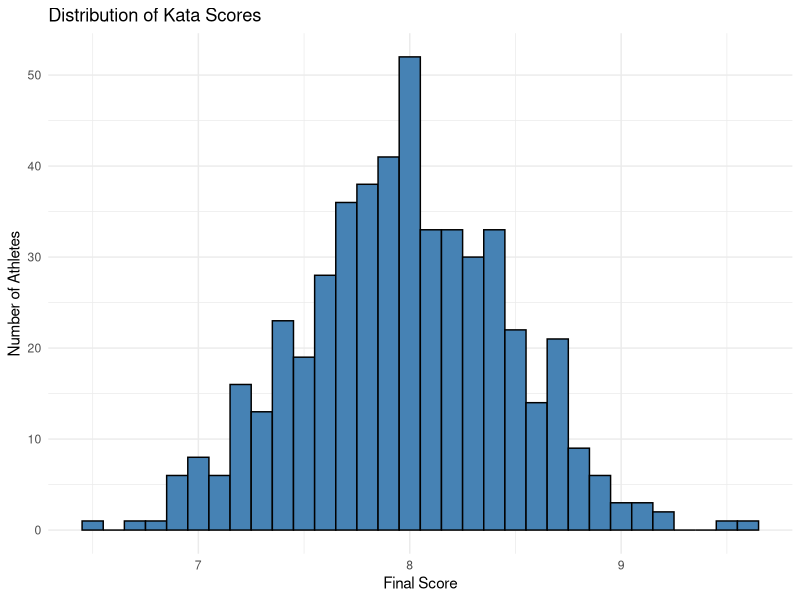
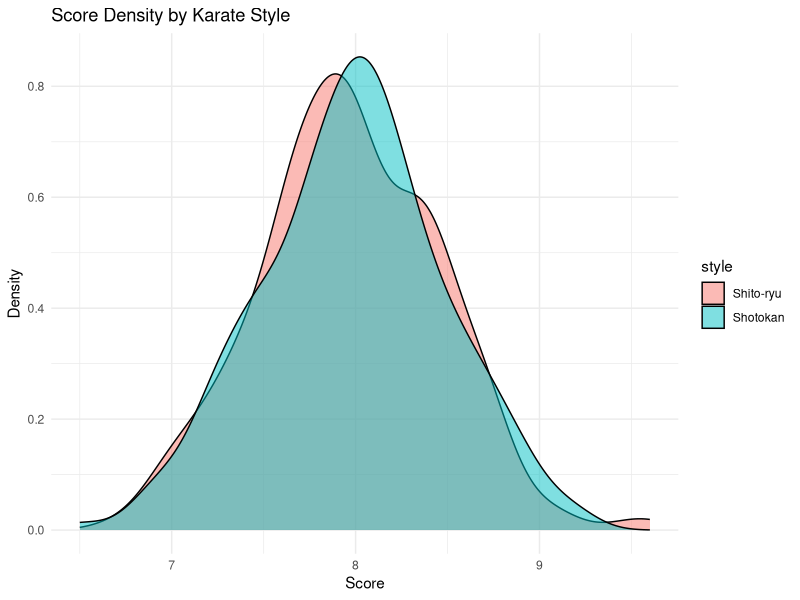
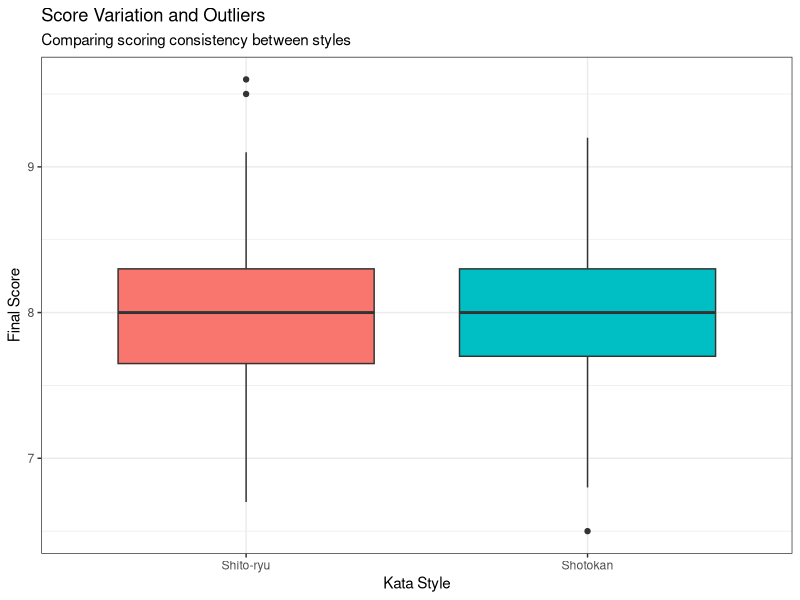
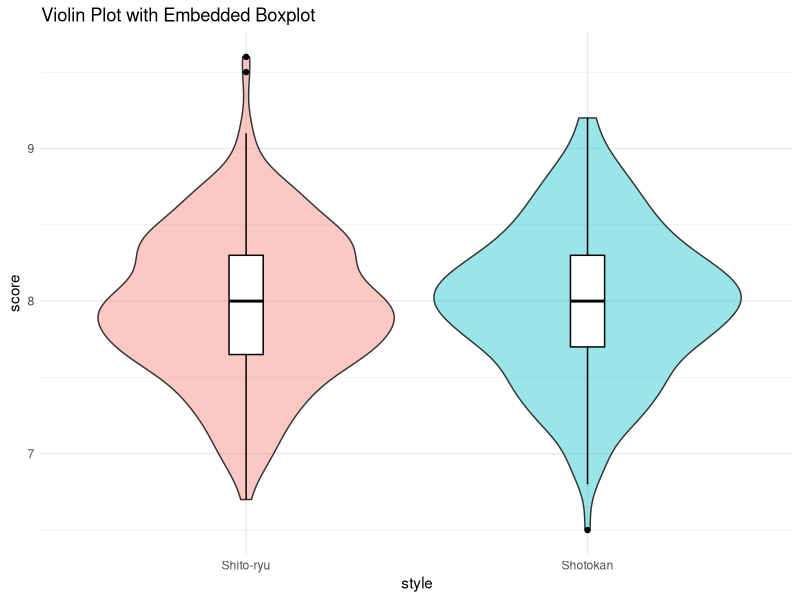

Reproduce these figures in R, in order.
## ---- chunk 1
library(tidyverse)
## ---- chunk 2
# We use set.seed() so the random numbers generate the same way every time we Knit!
set.seed(42) 

kata_data <- tibble(
  athlete_id = 1:500,
  style = sample(c("Shotokan", "Shito-ryu"), 500, replace = TRUE),
  # Generating random scores around an 8.0 average
  score = round(rnorm(500, mean = 8.0, sd = 0.5), 1) 
)

head(kata_data)
## ---- chunk 3
ggplot(kata_data, aes(x = score)) +
  # We define 'binwidth' to determine how wide each bucket of scores is
  geom_histogram(binwidth = 0.1, fill = "steelblue", color = "black") +
  labs(
    title = "Distribution of Kata Scores",
    x = "Final Score",
    y = "Number of Athletes"
  ) +
  theme_minimal()
## ---- chunk 4
ggplot(kata_data, aes(x = score, fill = style)) +
  geom_density(alpha = 0.5) + 
  labs(
    title = "Score Density by Karate Style",
    x = "Score",
    y = "Density"
  ) +
  theme_minimal()
## ---- chunk 5
ggplot(kata_data, aes(x = style, y = score, fill = style)) +
  geom_boxplot() +
  labs(
    title = "Score Variation and Outliers",
    subtitle = "Comparing scoring consistency between styles",
    x = "Kata Style",
    y = "Final Score"
  ) +
  theme_bw() +
  theme(legend.position = "none") 
## ---- chunk 6
ggplot(kata_data, aes(x = style, y = score, fill = style)) +
  geom_violin(alpha = 0.4) +
  geom_boxplot(width = 0.1, fill = "white", color = "black") + 
  labs(title = "Violin Plot with Embedded Boxplot") +
  theme_minimal() +
  theme(legend.position = "none")
